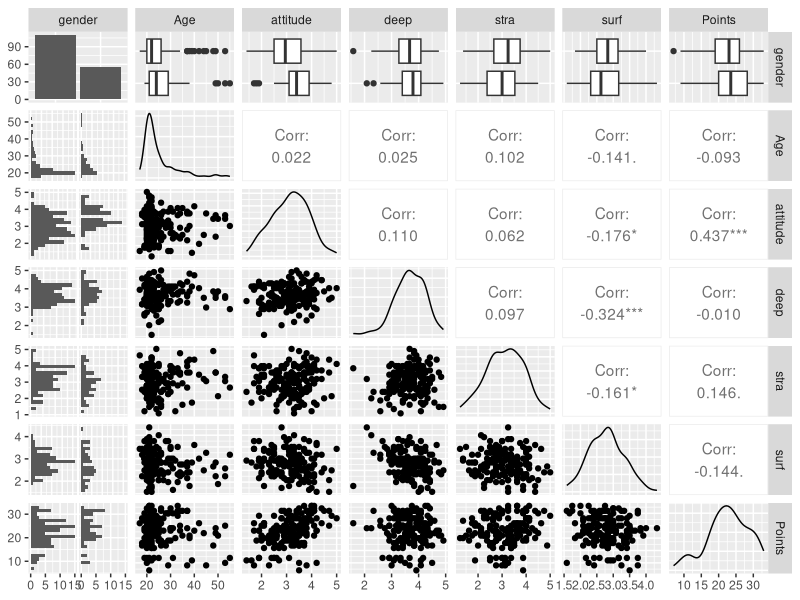
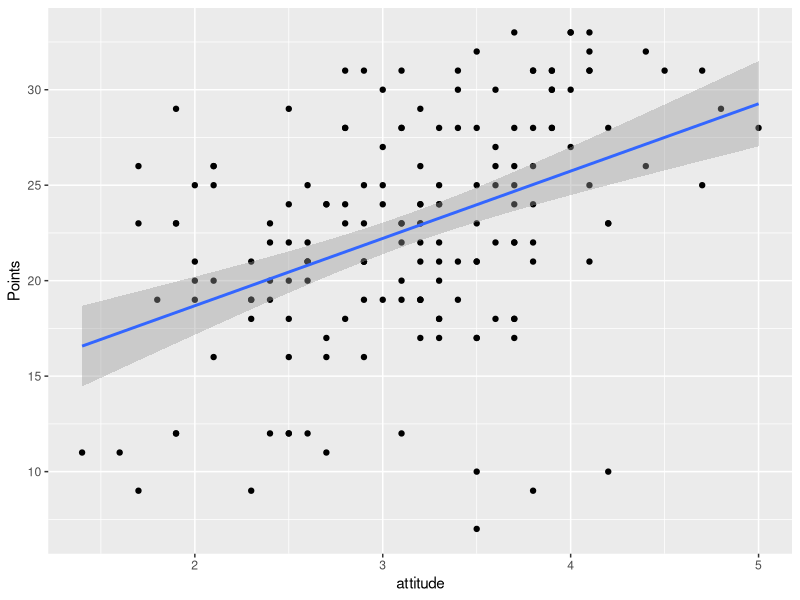
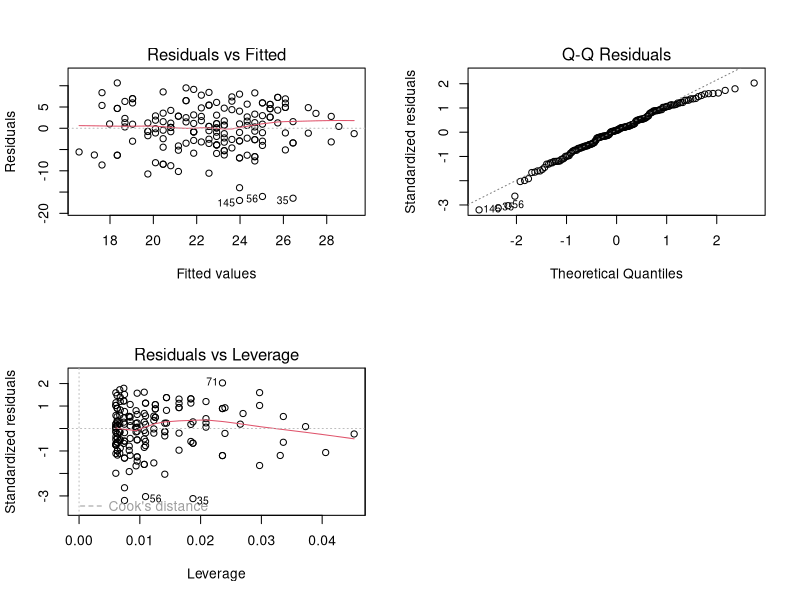

Reproduce these figures in R, in order.
## ---- chunk 1
ldata <- read.table("data/learning2014.txt",header=T, sep="\t")
## ---- chunk 2
str(ldata)
dim(ldata)
## ---- chunk 3
head(ldata)
## ---- chunk 4
summary(ldata)
## ---- chunk 5
library(GGally)
library(ggplot2)

# create a more advanced plot matrix with ggpairs()
p <- ggpairs(ldata, mapping = aes(), lower = list(combo = wrap("facethist", bins = 20)))
p 
## ---- chunk 6
corToPoints <- cor(ldata[-1])
corToPoints
sort(abs(corToPoints[,6][-6]),decreasing=T)

## ---- chunk 7
examPointModel1 <- lm(Points ~ attitude + stra + surf, data = ldata)
summary(examPointModel1)
## ---- chunk 8
examPointModel2 <- lm(Points ~ attitude , data = ldata)
summary(examPointModel2)

p <- ggplot(ldata, aes(x = attitude, y = Points)) + geom_point() + stat_smooth(method = "lm", formula = y ~ x, size = 1)
p
## ---- chunk 9
par(mfrow = c(2,2))
plot(examPointModel2, which = c(1, 2, 5))
